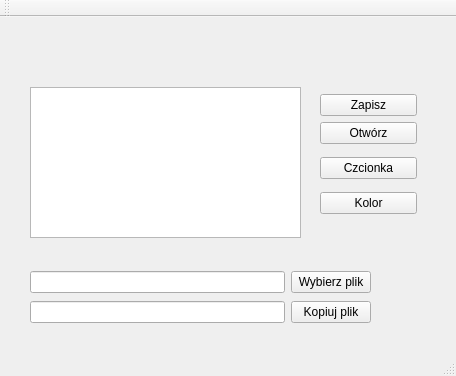
<?xml version="1.0" encoding="UTF-8"?>
<ui version="4.0">
 <class>opiswykres</class>
 <widget class="QMainWindow" name="opiswykres">
  <property name="geometry">
   <rect>
    <x>0</x>
    <y>0</y>
    <width>456</width>
    <height>376</height>
   </rect>
  </property>
  <property name="windowTitle">
   <string>MainWindow</string>
  </property>
  <widget class="QWidget" name="centralwidget">
   <widget class="QWidget" name="layoutWidget">
    <property name="geometry">
     <rect>
      <x>30</x>
      <y>250</y>
      <width>341</width>
      <height>30</height>
     </rect>
    </property>
    <layout class="QHBoxLayout" name="horizontalLayout">
     <item>
      <widget class="QLineEdit" name="sourceLineEdit"/>
     </item>
     <item>
      <widget class="QPushButton" name="selectBtn">
       <property name="text">
        <string>Wybierz plik</string>
       </property>
      </widget>
     </item>
    </layout>
   </widget>
   <widget class="QTextEdit" name="textEdit">
    <property name="geometry">
     <rect>
      <x>30</x>
      <y>70</y>
      <width>271</width>
      <height>151</height>
     </rect>
    </property>
   </widget>
   <widget class="QWidget" name="layoutWidget_3">
    <property name="geometry">
     <rect>
      <x>30</x>
      <y>280</y>
      <width>341</width>
      <height>30</height>
     </rect>
    </property>
    <layout class="QHBoxLayout" name="horizontalLayout_2">
     <item>
      <widget class="QLineEdit" name="destLineEdit"/>
     </item>
     <item>
      <widget class="QPushButton" name="CopyBtn">
       <property name="text">
        <string>Kopiuj plik</string>
       </property>
      </widget>
     </item>
    </layout>
   </widget>
   <widget class="QWidget" name="">
    <property name="geometry">
     <rect>
      <x>320</x>
      <y>70</y>
      <width>97</width>
      <height>137</height>
     </rect>
    </property>
    <layout class="QVBoxLayout" name="verticalLayout_2">
     <item>
      <layout class="QVBoxLayout" name="verticalLayout">
       <item>
        <widget class="QPushButton" name="SaveBtn">
         <property name="text">
          <string>Zapisz</string>
         </property>
        </widget>
       </item>
       <item>
        <widget class="QPushButton" name="OpenBtn">
         <property name="text">
          <string>Otwórz</string>
         </property>
        </widget>
       </item>
      </layout>
     </item>
     <item>
      <widget class="QPushButton" name="pushButtonFont">
       <property name="text">
        <string>Czcionka</string>
       </property>
      </widget>
     </item>
     <item>
      <widget class="QPushButton" name="pushButtonColor">
       <property name="text">
        <string>Kolor</string>
       </property>
      </widget>
     </item>
    </layout>
   </widget>
  </widget>
  <widget class="QMenuBar" name="menubar">
   <property name="geometry">
    <rect>
     <x>0</x>
     <y>0</y>
     <width>456</width>
     <height>26</height>
    </rect>
   </property>
  </widget>
  <widget class="QStatusBar" name="statusbar"/>
  <widget class="QToolBar" name="toolBar">
   <property name="windowTitle">
    <string>toolBar</string>
   </property>
   <attribute name="toolBarArea">
    <enum>TopToolBarArea</enum>
   </attribute>
   <attribute name="toolBarBreak">
    <bool>false</bool>
   </attribute>
  </widget>
 </widget>
 <resources/>
 <connections/>
</ui>
